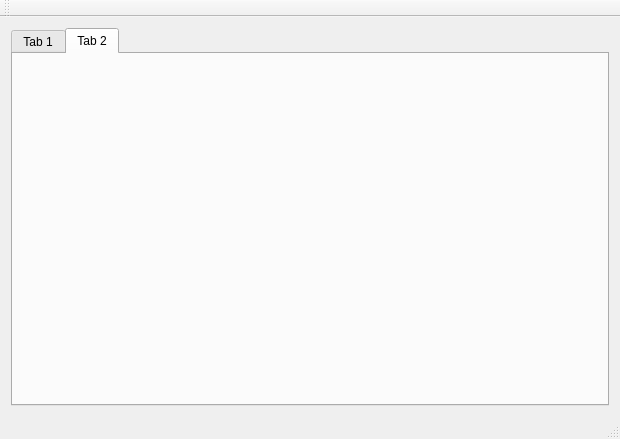
<?xml version="1.0" encoding="UTF-8"?>
<ui version="4.0">
 <class>MainWindow</class>
 <widget class="QMainWindow" name="MainWindow">
  <property name="geometry">
   <rect>
    <x>0</x>
    <y>0</y>
    <width>620</width>
    <height>439</height>
   </rect>
  </property>
  <property name="sizePolicy">
   <sizepolicy hsizetype="Expanding" vsizetype="Expanding">
    <horstretch>0</horstretch>
    <verstretch>0</verstretch>
   </sizepolicy>
  </property>
  <property name="windowTitle">
   <string>MainWindow</string>
  </property>
  <widget class="QWidget" name="centralWidget">
   <property name="sizePolicy">
    <sizepolicy hsizetype="Expanding" vsizetype="Expanding">
     <horstretch>0</horstretch>
     <verstretch>0</verstretch>
    </sizepolicy>
   </property>
   <layout class="QGridLayout" name="gridLayout">
    <item row="0" column="0">
     <widget class="QTabWidget" name="tabWidget">
      <property name="currentIndex">
       <number>1</number>
      </property>
      <widget class="QWidget" name="tab">
       <property name="sizePolicy">
        <sizepolicy hsizetype="Expanding" vsizetype="Expanding">
         <horstretch>0</horstretch>
         <verstretch>0</verstretch>
        </sizepolicy>
       </property>
       <attribute name="title">
        <string>Tab 1</string>
       </attribute>
       <layout class="QGridLayout" name="gridLayout_3">
        <item row="0" column="0">
         <layout class="QGridLayout" name="tab1Layout"/>
        </item>
       </layout>
      </widget>
      <widget class="QWidget" name="tab_2">
       <attribute name="title">
        <string>Tab 2</string>
       </attribute>
       <layout class="QFormLayout" name="tab2Layout"/>
      </widget>
     </widget>
    </item>
   </layout>
  </widget>
  <widget class="QMenuBar" name="menuBar">
   <property name="geometry">
    <rect>
     <x>0</x>
     <y>0</y>
     <width>620</width>
     <height>23</height>
    </rect>
   </property>
  </widget>
  <widget class="QToolBar" name="mainToolBar">
   <attribute name="toolBarArea">
    <enum>TopToolBarArea</enum>
   </attribute>
   <attribute name="toolBarBreak">
    <bool>false</bool>
   </attribute>
  </widget>
  <widget class="QStatusBar" name="statusBar"/>
 </widget>
 <layoutdefault spacing="6" margin="11"/>
 <resources/>
 <connections/>
</ui>
